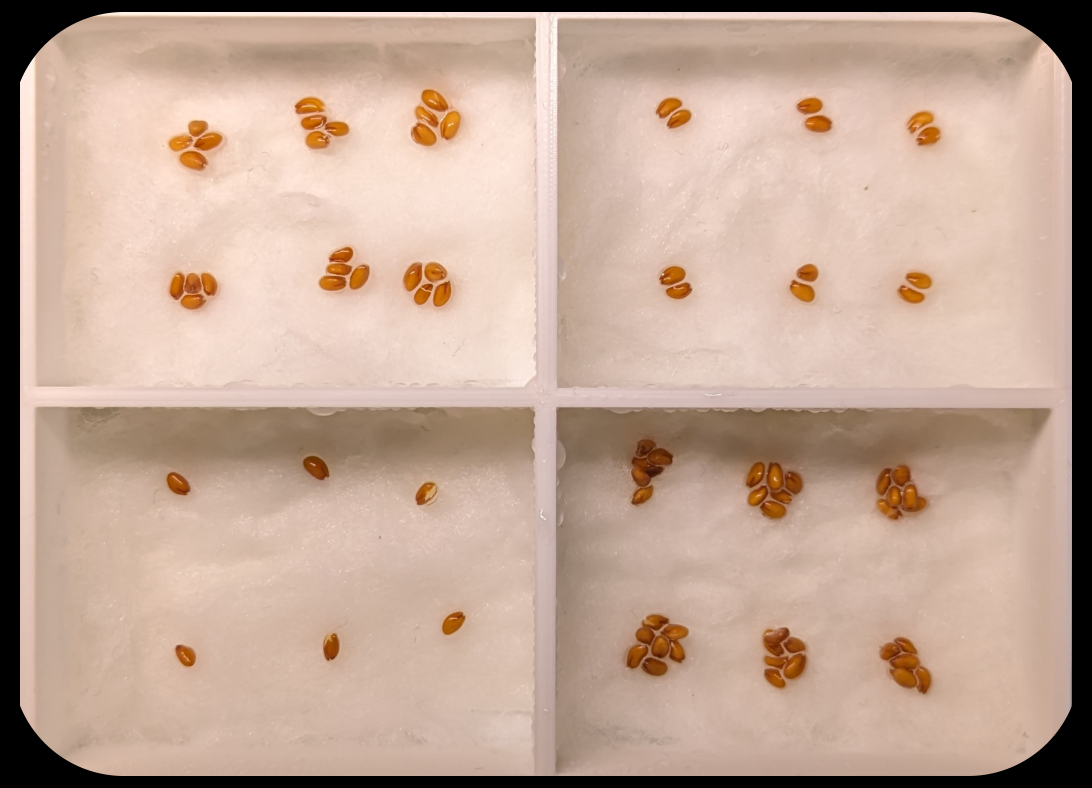
#> input picture Edge Detection Seed/Seed.png, 2184 x 1576 px (shown at 1/2 size)
$ jupyter execute Edge_Detection_Seed.ipynb   (older library calls are emulated)
#> lines starting #> are read from the running program, lines starting #| are printed output that depends on the picture
# Edge Detection of the Seed

[cell 1]
import cv2
from matplotlib import pyplot as plt
import numpy as np

[cell 2]
img = cv2.imread('Seed.png')
#> img is the input picture: shape (1576, 2184, 3); mean B, G, R 149.8, 166.3, 193.4
gray = cv2.cvtColor(img, cv2.COLOR_BGR2GRAY)
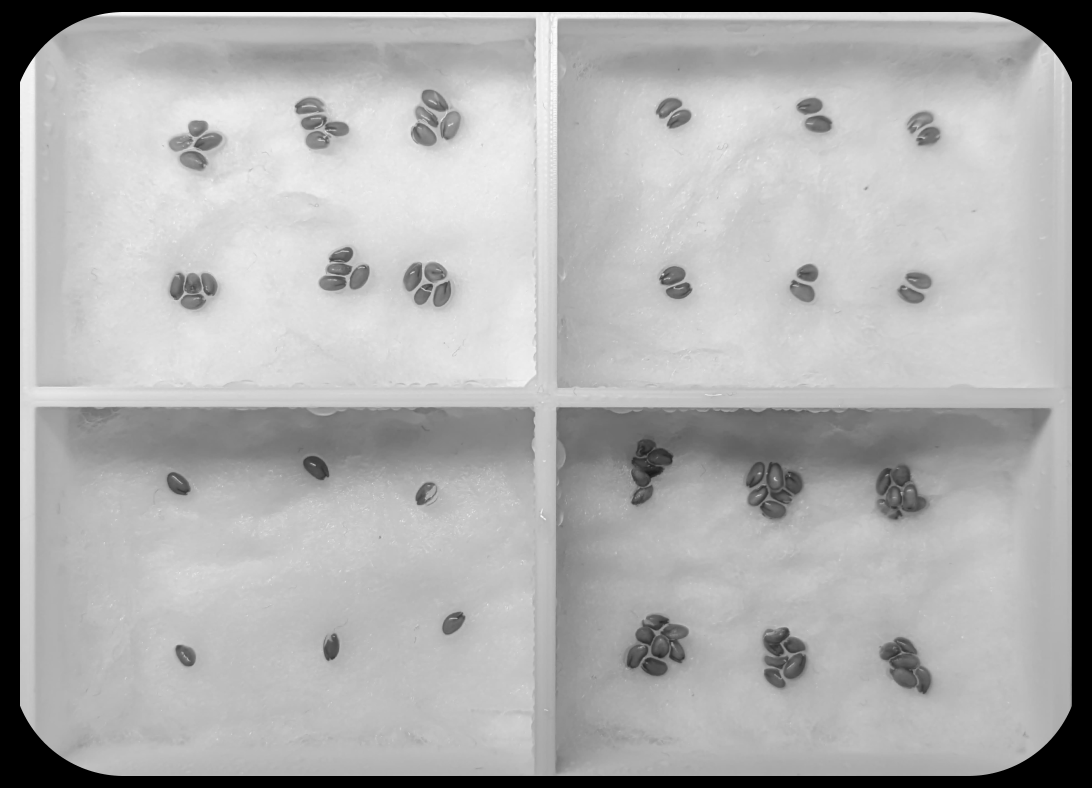
#> gray: shape (1576, 2184) (shown at 1/2 size); min 0, max 253, mean 172.6
img = cv2.GaussianBlur(gray,(3,3),0)
#> img: shape (1576, 2184)

[cell 3]
sobelx = cv2.Sobel(src=img, ddepth=cv2.CV_64F, dx=1, dy=0, ksize=5)
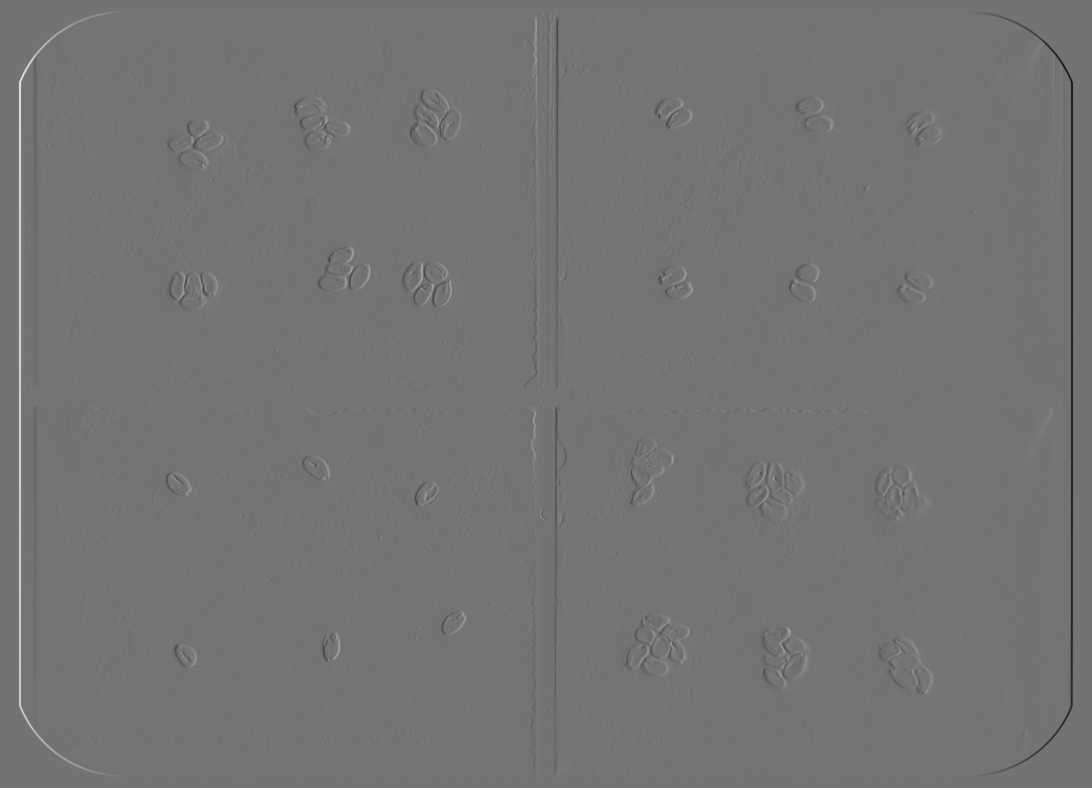
#> sobelx: shape (1576, 2184) float64 (shown at 1/2 size); min -8000, max 9607, mean 0; drawn with min black and max white

sobely = cv2.Sobel(src=img, ddepth=cv2.CV_64F, dx=0, dy=1, ksize=5)
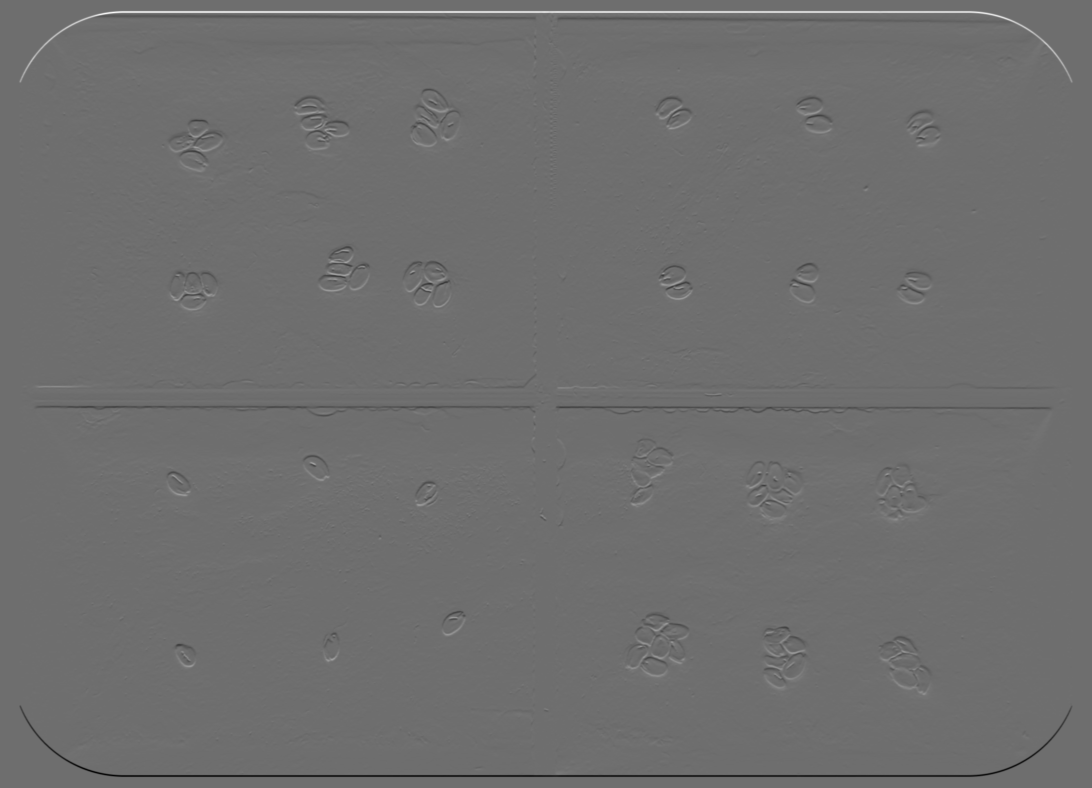
#> sobely: shape (1576, 2184) float64 (shown at 1/2 size); min -7540, max 9820, mean 0; drawn with min black and max white

sobelxy = cv2.Sobel(src=img, ddepth=cv2.CV_64F, dx=1, dy=1, ksize=5)

plt.figure(figsize=(18,19))
plt.subplot(221)
plt.imshow(img, cmap='gray')
plt.title('Original')
plt.axis("off")

plt.subplot(223)
plt.imshow(sobelx, cmap='gray')
plt.title('Sobel X')
plt.axis("off")

plt.subplot(224)
plt.imshow(sobely, cmap='gray')
plt.title('Sobel Y')
plt.axis("off")
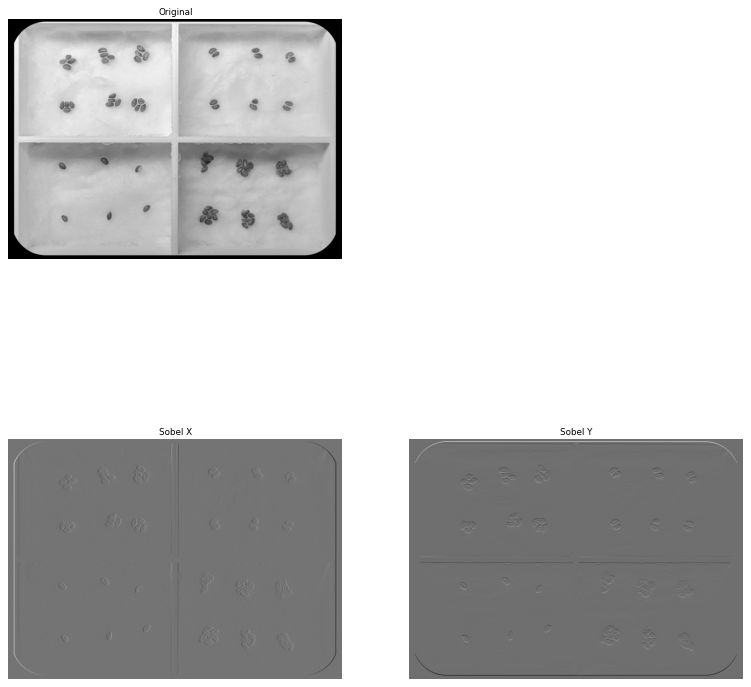
#> figure drawn by matplotlib, 3 panels

[cell 4]
edges = cv2.Canny(image=img, threshold1=30, threshold2=200)
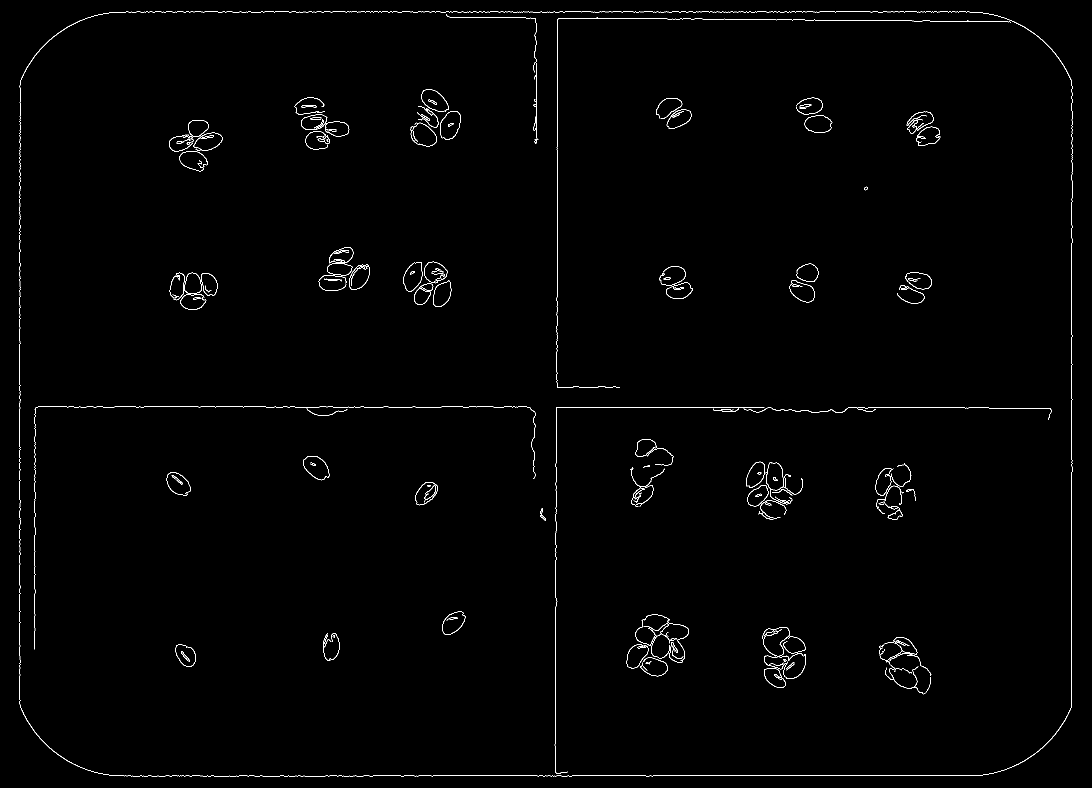
#> edges: shape (1576, 2184) (shown at 1/2 size); 0.81% white in thin lines or dots

plt.figure(figsize=(18,19))
plt.subplot(121)
plt.imshow(img, cmap='gray')
plt.title('Original')
plt.axis("off")

plt.subplot(122)
plt.imshow(edges, cmap='gray')
plt.title('Edge image')
plt.axis("off")
